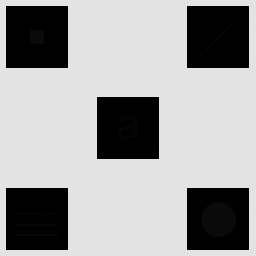
#> input picture Lab2/files/hidden-symbols.tif, 256 x 256 px
$ python Lab24.py
#> lines starting #> are read from the running program, lines starting #| are printed output that depends on the picture
import numpy as np
import cv2
import matplotlib.pyplot as plt
from PIL import Image
import os

def ensure_output_dir(folder="transformed"):
    if not os.path.exists(folder):
        os.makedirs(folder)
    return folder

def show_image_comparison(original, processed, title):
    plt.figure(figsize=(10, 5))
    plt.subplot(1, 2, 1)
    plt.imshow(original, cmap='gray')
    plt.title("Oryginalny")
    plt.axis('off')

    plt.subplot(1, 2, 2)
    plt.imshow(processed, cmap='gray')
    plt.title(title)
    plt.axis('off')
    plt.tight_layout()
    plt.show()

def local_histogram_equalization(img_array, clip_limit=2.0, tile_grid_size=(8, 8)):
    clahe = cv2.createCLAHE(clipLimit=clip_limit, tileGridSize=tile_grid_size)
    return clahe.apply(img_array)

def local_statistics_enhancement(img_array, window_size=15, k=0.5):
    """
    Poprawa jakości na podstawie lokalnych statystyk.
    Wzór: s(x,y) = m(x,y) + k * (r(x,y) - m(x,y)) / std(x,y)
    """
    # Zamiana na float do dokładnych obliczeń
    img = img_array.astype(np.float64)
    kernel = (window_size, window_size)

    # lokalna średnia
    local_mean = cv2.blur(img, kernel)

    # lokalne odchylenie standardowe
    local_sqr = cv2.blur(img**2, kernel)
    local_std = np.sqrt(local_sqr - local_mean**2 + 1e-8)

    # wzór poprawy jakości
    enhanced = local_mean + k * (img - local_mean) / (local_std + 1e-8)
    enhanced = np.clip(enhanced, 0, 255)
    return enhanced.astype(np.uint8)

if __name__ == "__main__":
    files_dir = "files"
    output_dir = ensure_output_dir("transformed")

    filename = "hidden-symbols.tif"
    path = os.path.join(files_dir, filename)
    img = Image.open(path).convert("L")
#> img is the input picture: PIL image 256x256 L; min 0, max 228, mean 160.7
    arr = np.array(img)

    ### A) LOKALNE WYRÓWNYWANIE HISTOGRAMU ###
    for size in [8, 16, 32]:
        result = local_histogram_equalization(arr, tile_grid_size=(size, size))
        title = f"CLAHE {size}x{size}"
        show_image_comparison(arr, result, title)
        out_name = filename.replace(".tif", f"_clahe_{size}x{size}.tif")
        Image.fromarray(result).save(os.path.join(output_dir, out_name))
#> this loop made 3 passes
#> pass 1, in show_image_comparison, `plt.show()`:
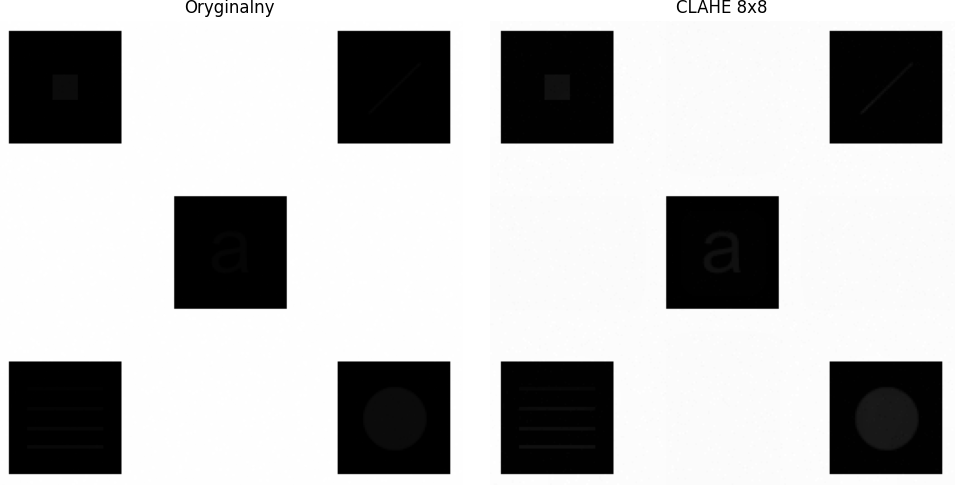
#> figure drawn by matplotlib, 2 panels

    ### B) POPRAWA NA PODSTAWIE LOKALNYCH STATYSTYK ###
    for size in [15, 31, 61]:
        result = local_statistics_enhancement(arr, window_size=size, k=0.8)
        title = f"Lokalna statystyka {size}x{size}"
        show_image_comparison(arr, result, title)
        out_name = filename.replace(".tif", f"_localstats_{size}x{size}.tif")
        Image.fromarray(result).save(os.path.join(output_dir, out_name))
#> this loop made 3 passes
#> pass 1, in local_statistics_enhancement, `local_mean = cv2.blur(img, kernel)`:
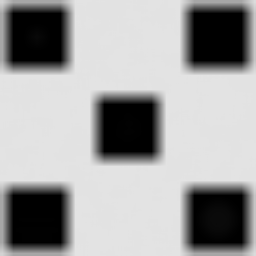
#> local_mean: shape (256, 256) float64; min 0, max 227.1, mean 160.5
#> pass 1, in local_statistics_enhancement, `local_sqr = cv2.blur(img**2, kernel)`:
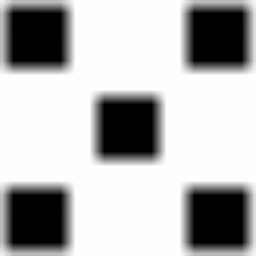
#> local_sqr: shape (256, 256) float64; min 0, max 51553.3, mean 36373.5; drawn with min black and max white
#> pass 1, in local_statistics_enhancement, `local_std = np.sqrt(local_sqr - local_mean**2 + 1e-8)`:
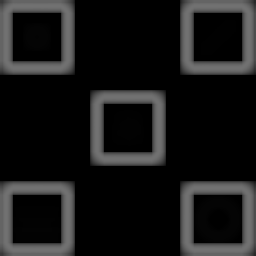
#> local_std: shape (256, 256) float64; min 0.0001, max 113.5, mean 24.5
#> pass 1, in show_image_comparison (call 4), `plt.show()`:
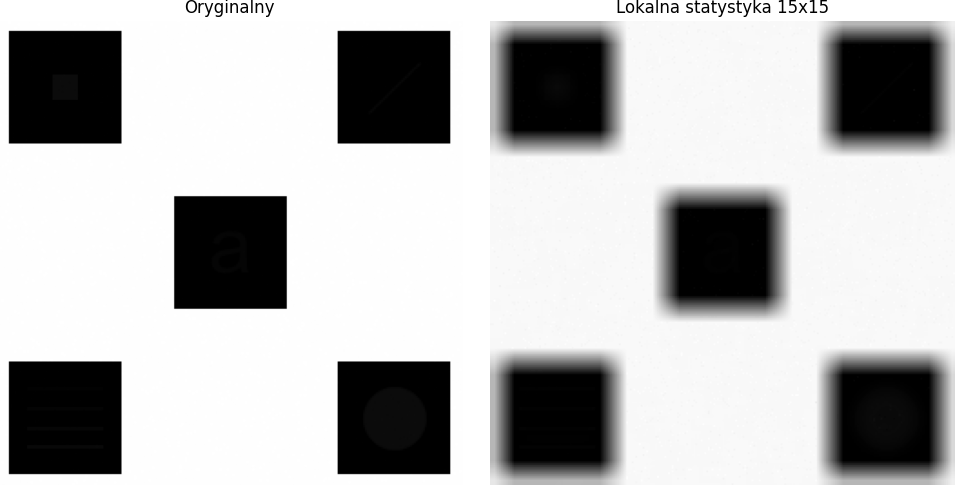
#> figure drawn by matplotlib, 2 panels
#> pass 2, in show_image_comparison (call 5), `plt.show()`:
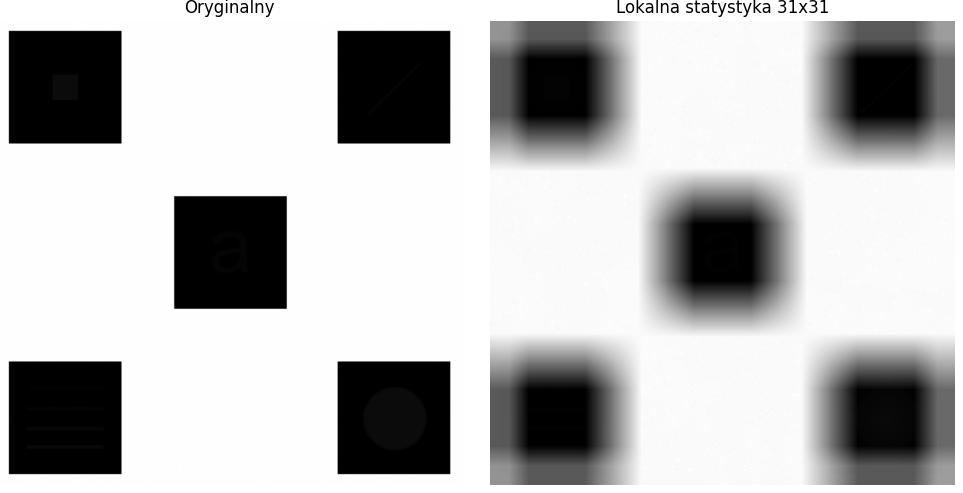
#> figure drawn by matplotlib, 2 panels
#> after the loop:
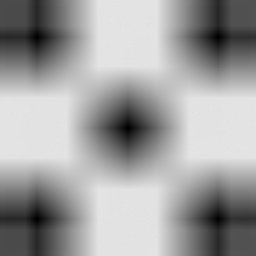
#> result: shape (256, 256); min 0, max 230, mean 159.5
